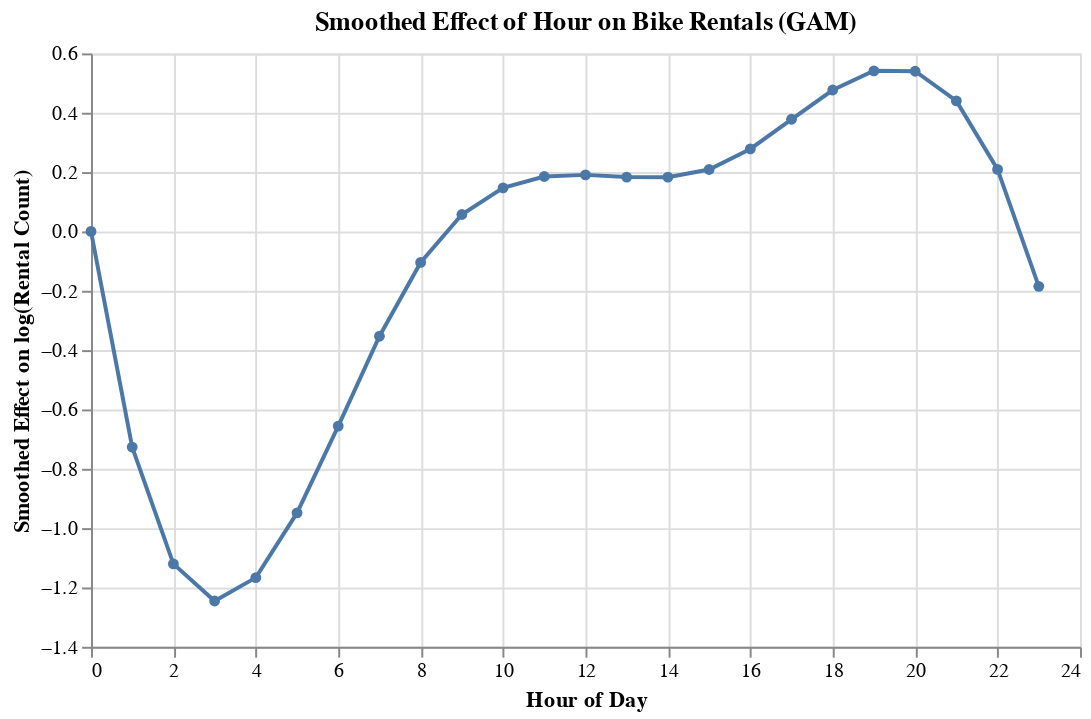

The cell this chart's notebook holds for it:
### Code cell
# Plot the smooth effect of Hour
# Create a grid of hours
hour_grid = pd.DataFrame({'Hour': np.arange(0, 24)})

# Create the same spline basis used during training
bs_hour = smg.BSplines(hour_grid, df=[6], degree=[3])

# Get the design matrix for hour
hour_spline_matrix = bs_hour.transform(hour_grid[['Hour']].values)

# Get the last 5 parameters from the model results
spline_params = gam_result.params[-5:]

# Multiply spline basis by spline coefficients
smooth_hour_effect = hour_spline_matrix @ spline_params

# Prepare data for plotting
plot_df = hour_grid.copy()
plot_df['SmoothedEffect'] = smooth_hour_effect

print(plot_df)

# Plot with Altair
alt.Chart(plot_df).mark_line(point=True).encode(
    x=alt.X('Hour:Q', title='Hour of Day'),
    y=alt.Y('SmoothedEffect:Q', title='Smoothed Effect on log(Rental Count)'),
    tooltip=['Hour', 'SmoothedEffect']
).properties(
    title='Smoothed Effect of Hour on Bike Rentals (GAM)',
    width=500,
    height=300
)

### Figure 1 — Vega-Lite specification as saved in the notebook (floating-point values rounded to 4 significant figures)
{"config": {"view": {"continuousWidth": 300, "continuousHeight": 300}}, "data": {"name": "data-afd77486968912287cec265e8397310c"}, "mark": {"type": "line", "point": true}, "encoding": {"tooltip": [{"field": "Hour", "type": "quantitative"}, {"field": "SmoothedEffect", "type": "quantitative"}], "x": {"field": "Hour", "title": "Hour of Day", "type": "quantitative"}, "y": {"field": "SmoothedEffect", "title": "Smoothed Effect on log(Rental Count)", "type": "quantitative"}}, "height": 300, "title": "Smoothed Effect of Hour on Bike Rentals (GAM)", "width": 500, "$schema": "https://vega.github.io/schema/vega-lite/v5.20.1.json", "datasets": {"data-afd77486968912287cec265e8397310c": [{"Hour": 0, "SmoothedEffect": 0.0}, {"Hour": 1, "SmoothedEffect": -0.727}, {"Hour": 2, "SmoothedEffect": -1.121}, {"Hour": 3, "SmoothedEffect": -1.246}, {"Hour": 4, "SmoothedEffect": -1.167}, {"Hour": 5, "SmoothedEffect": -0.9487}, {"Hour": 6, "SmoothedEffect": -0.6559}, {"Hour": 7, "SmoothedEffect": -0.3532}, {"Hour": 8, "SmoothedEffect": -0.1045}, {"Hour": 9, "SmoothedEffect": 0.05709}, {"Hour": 10, "SmoothedEffect": 0.1471}, {"Hour": 11, "SmoothedEffect": 0.185}, {"Hour": 12, "SmoothedEffect": 0.1905}, {"Hour": 13, "SmoothedEffect": 0.1833}, {"Hour": 14, "SmoothedEffect": 0.1828}, {"Hour": 15, "SmoothedEffect": 0.2087}, {"Hour": 16, "SmoothedEffect": 0.278}, {"Hour": 17, "SmoothedEffect": 0.378}, {"Hour": 18, "SmoothedEffect": 0.4766}, {"Hour": 19, "SmoothedEffect": 0.5413}, {"Hour": 20, "SmoothedEffect": 0.5399}, {"Hour": 21, "SmoothedEffect": 0.44}, {"Hour": 22, "SmoothedEffect": 0.2091}, {"Hour": 23, "SmoothedEffect": -0.185}]}}
